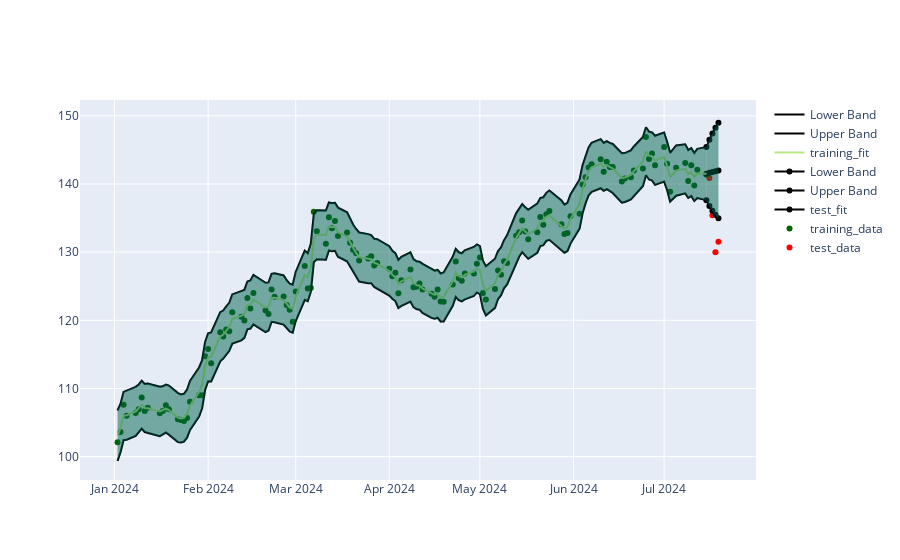

Write notebook code for a chart like this one.
### Code cell
btest = BackTestData(df[['timestamp','price']])

btest.create_backtest_data(
    datetime(year=2024, month=1, day=1),
    datetime(year=2024, month=7, day=15), 
    ql.Date(19,7,2024),store_prices=True
)

def regression_fit(x,y): 


    # SOME_KERNEL = 1.0 * K.ConstantKernel()\
    #     + 1.0 * K.WhiteKernel(noise_level=0.5)\
    #     + 1.0 * K.Matern(nu=0.75)

    SOME_KERNEL = 1.0 * K.ConstantKernel()\
    + 1.0 * K.RBF(2.0)\
    + 1.0 * K.WhiteKernel(noise_level=0.5) \
    + 1.0 * K.Matern(nu=0.5)


    return RegressionModel(x,y, kernels=SOME_KERNEL, random_state=2)


btest.fit_model(0, regression_fit)

yfit, ysigma = btest.predict(0) 
test_yfit , lower, upper = btest.create_bands(yfit, ysigma, band_factor= 2.32)
training_f, lower_f, upper_f = btest.training_bands(0, band_factor=2.32)


prediction_markers = go.Scatter(x=btest.prediction_data[0], 
                            y=btest.prediction_data_price[0], 
                            mode='markers',
                            marker=dict(color='red'),
                            name='test_data')

training_markers = go.Scatter(x=btest.data[0][0], 
                              y = btest.data[0][1],
                            mode='markers',
                            marker=dict(color='darkgreen'),
                            name='training_data')

xt = btest.prediction_data[0]
bands = [
go.Scatter(x=xt, y=test_yfit, line=dict(color='black', width=2), name='test_fit'),
go.Scatter(x=xt, y=upper, line=dict(color='black', width=2), name='Upper Band'),
go.Scatter(x=xt, y=lower, line=dict(color='black', width=2), name='Lower Band'),
go.Scatter(x=xt, y=upper, fill=None, mode='lines', line=dict(color='rgba(0,100,80,0.2)'), showlegend=False),
go.Scatter(x=xt, y=lower, fill='tonexty', mode='lines', line=dict(color='rgba(0,100,80,0.2)'), showlegend=False),
]

x = btest.data[0][0]
training_fit_bands = [
go.Scatter(x=x, y=training_f, name='training_fit'),
go.Scatter(x=x, y=upper_f, line=dict(color='black', width=2), name='Upper Band'),
go.Scatter(x=x, y=lower_f, line=dict(color='black', width=2), name='Lower Band'),
go.Scatter(x=x, y=upper_f, fill=None, mode='lines', line=dict(color='rgba(0,100,80,0.2)'), showlegend=False),
go.Scatter(x=x, y=lower_f, fill='tonexty', mode='lines', line=dict(color='rgba(0,100,80,0.2)'), showlegend=False),
] 


fig = go.Figure([prediction_markers, 
                 training_markers, 
                 *bands, 
                 *training_fit_bands
                 ])

fig.show()

### Figure 1 — Plotly figure (JSON) as saved in the notebook; plotly's stock layout.template omitted (floating-point values rounded to 4 significant figures; data arrays with more than 128 entries replaced by an {"elided": "..."} marker saying what was removed)
{"data": [{"marker": {"color": "red"}, "mode": "markers", "name": "test_data", "type": "scatter", "x": ["2024-07-15T00:00:00", "2024-07-16T00:00:00", "2024-07-17T00:00:00", "2024-07-18T00:00:00", "2024-07-19T00:00:00"], "y": [141.4, 140.9, 135.4, 130.0, 131.5]}, {"marker": {"color": "darkgreen"}, "mode": "markers", "name": "training_data", "type": "scatter", "x": {"elided": "134 str values"}, "y": {"elided": "134 float values"}}, {"line": {"color": "black", "width": 2}, "name": "test_fit", "type": "scatter", "x": ["2024-07-15T00:00:00", "2024-07-16T00:00:00", "2024-07-17T00:00:00", "2024-07-18T00:00:00", "2024-07-19T00:00:00"], "y": [141.5, 141.6, 141.7, 141.9, 142.0]}, {"line": {"color": "black", "width": 2}, "name": "Upper Band", "type": "scatter", "x": ["2024-07-15T00:00:00", "2024-07-16T00:00:00", "2024-07-17T00:00:00", "2024-07-18T00:00:00", "2024-07-19T00:00:00"], "y": [145.4, 146.5, 147.4, 148.2, 149.0]}, {"line": {"color": "black", "width": 2}, "name": "Lower Band", "type": "scatter", "x": ["2024-07-15T00:00:00", "2024-07-16T00:00:00", "2024-07-17T00:00:00", "2024-07-18T00:00:00", "2024-07-19T00:00:00"], "y": [137.6, 136.8, 136.1, 135.5, 135.0]}, {"line": {"color": "rgba(0,100,80,0.2)"}, "mode": "lines", "showlegend": false, "type": "scatter", "x": ["2024-07-15T00:00:00", "2024-07-16T00:00:00", "2024-07-17T00:00:00", "2024-07-18T00:00:00", "2024-07-19T00:00:00"], "y": [145.4, 146.5, 147.4, 148.2, 149.0]}, {"fill": "tonexty", "line": {"color": "rgba(0,100,80,0.2)"}, "mode": "lines", "showlegend": false, "type": "scatter", "x": ["2024-07-15T00:00:00", "2024-07-16T00:00:00", "2024-07-17T00:00:00", "2024-07-18T00:00:00", "2024-07-19T00:00:00"], "y": [137.6, 136.8, 136.1, 135.5, 135.0]}, {"name": "training_fit", "type": "scatter", "x": {"elided": "134 str values"}, "y": {"elided": "134 float values"}}, {"line": {"color": "black", "width": 2}, "name": "Upper Band", "type": "scatter", "x": {"elided": "134 str values"}, "y": {"elided": "134 float values"}}, {"line": {"color": "black", "width": 2}, "name": "Lower Band", "type": "scatter", "x": {"elided": "134 str values"}, "y": {"elided": "134 float values"}}, {"line": {"color": "rgba(0,100,80,0.2)"}, "mode": "lines", "showlegend": false, "type": "scatter", "x": {"elided": "134 str values"}, "y": {"elided": "134 float values"}}, {"fill": "tonexty", "line": {"color": "rgba(0,100,80,0.2)"}, "mode": "lines", "showlegend": false, "type": "scatter", "x": {"elided": "134 str values"}, "y": {"elided": "134 float values"}}], "layout": {"autosize": true, "xaxis": {"autorange": true, "range": ["2023-12-19 23:41:18.187", "2024-08-01 00:18:41.813"], "type": "date"}, "yaxis": {"autorange": true, "range": [96.54, 153.0], "type": "linear"}}}
